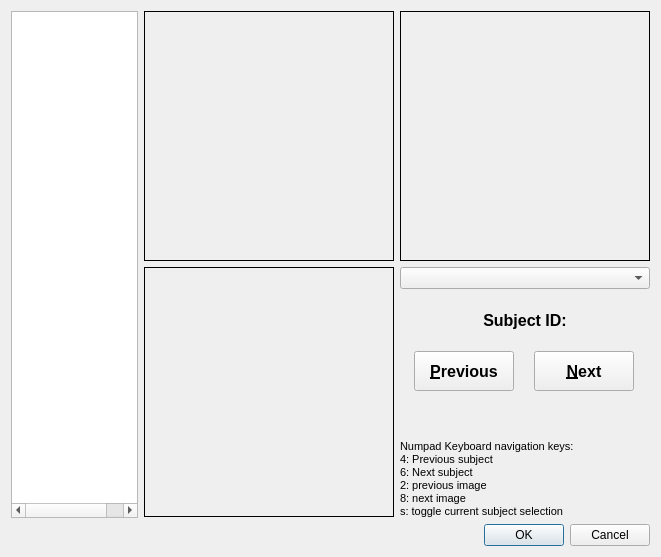
<?xml version="1.0" encoding="UTF-8"?>
<ui version="4.0">
 <class>DataInspectionDialog</class>
 <widget class="QDialog" name="DataInspectionDialog">
  <property name="windowModality">
   <enum>Qt::ApplicationModal</enum>
  </property>
  <property name="geometry">
   <rect>
    <x>0</x>
    <y>0</y>
    <width>661</width>
    <height>557</height>
   </rect>
  </property>
  <property name="windowTitle">
   <string>Dialog</string>
  </property>
  <property name="modal">
   <bool>true</bool>
  </property>
  <layout class="QVBoxLayout" name="verticalLayout_5">
   <item>
    <layout class="QHBoxLayout" name="horizontalLayout_2">
     <item>
      <widget class="QTreeWidget" name="SubjectsTree">
       <property name="minimumSize">
        <size>
         <width>125</width>
         <height>0</height>
        </size>
       </property>
       <property name="horizontalScrollBarPolicy">
        <enum>Qt::ScrollBarAsNeeded</enum>
       </property>
       <property name="editTriggers">
        <set>QAbstractItemView::NoEditTriggers</set>
       </property>
       <property name="selectionMode">
        <enum>QAbstractItemView::SingleSelection</enum>
       </property>
       <property name="selectionBehavior">
        <enum>QAbstractItemView::SelectRows</enum>
       </property>
       <property name="rootIsDecorated">
        <bool>false</bool>
       </property>
       <property name="uniformRowHeights">
        <bool>true</bool>
       </property>
       <property name="expandsOnDoubleClick">
        <bool>false</bool>
       </property>
       <property name="columnCount">
        <number>2</number>
       </property>
       <attribute name="headerVisible">
        <bool>false</bool>
       </attribute>
       <attribute name="headerDefaultSectionSize">
        <number>50</number>
       </attribute>
       <column>
        <property name="text">
         <string notr="true">1</string>
        </property>
       </column>
       <column>
        <property name="text">
         <string notr="true">2</string>
        </property>
       </column>
      </widget>
     </item>
     <item>
      <layout class="QGridLayout" name="gridLayout">
       <item row="1" column="0">
        <widget class="QFrame" name="SagittalFrame">
         <property name="minimumSize">
          <size>
           <width>250</width>
           <height>250</height>
          </size>
         </property>
         <property name="maximumSize">
          <size>
           <width>250</width>
           <height>250</height>
          </size>
         </property>
         <property name="frameShape">
          <enum>QFrame::NoFrame</enum>
         </property>
         <property name="frameShadow">
          <enum>QFrame::Raised</enum>
         </property>
         <layout class="QVBoxLayout" name="verticalLayout_3">
          <property name="spacing">
           <number>0</number>
          </property>
          <property name="leftMargin">
           <number>0</number>
          </property>
          <property name="topMargin">
           <number>0</number>
          </property>
          <property name="rightMargin">
           <number>0</number>
          </property>
          <property name="bottomMargin">
           <number>0</number>
          </property>
          <item>
           <widget class="QLabel" name="SagittalLabel">
            <property name="mouseTracking">
             <bool>true</bool>
            </property>
            <property name="frameShape">
             <enum>QFrame::Box</enum>
            </property>
            <property name="text">
             <string/>
            </property>
           </widget>
          </item>
         </layout>
        </widget>
       </item>
       <item row="0" column="0">
        <widget class="QFrame" name="AxialFrame">
         <property name="minimumSize">
          <size>
           <width>250</width>
           <height>250</height>
          </size>
         </property>
         <property name="maximumSize">
          <size>
           <width>250</width>
           <height>250</height>
          </size>
         </property>
         <property name="frameShape">
          <enum>QFrame::NoFrame</enum>
         </property>
         <property name="frameShadow">
          <enum>QFrame::Raised</enum>
         </property>
         <layout class="QVBoxLayout" name="verticalLayout_4">
          <property name="spacing">
           <number>0</number>
          </property>
          <property name="leftMargin">
           <number>0</number>
          </property>
          <property name="topMargin">
           <number>0</number>
          </property>
          <property name="rightMargin">
           <number>0</number>
          </property>
          <property name="bottomMargin">
           <number>0</number>
          </property>
          <item>
           <widget class="QLabel" name="AxialLabel">
            <property name="mouseTracking">
             <bool>true</bool>
            </property>
            <property name="frameShape">
             <enum>QFrame::Box</enum>
            </property>
            <property name="text">
             <string/>
            </property>
           </widget>
          </item>
         </layout>
        </widget>
       </item>
       <item row="0" column="1">
        <widget class="QFrame" name="CoronalFrame">
         <property name="minimumSize">
          <size>
           <width>250</width>
           <height>250</height>
          </size>
         </property>
         <property name="maximumSize">
          <size>
           <width>250</width>
           <height>250</height>
          </size>
         </property>
         <property name="frameShape">
          <enum>QFrame::NoFrame</enum>
         </property>
         <property name="frameShadow">
          <enum>QFrame::Plain</enum>
         </property>
         <layout class="QVBoxLayout" name="verticalLayout_2">
          <property name="spacing">
           <number>0</number>
          </property>
          <property name="leftMargin">
           <number>0</number>
          </property>
          <property name="topMargin">
           <number>0</number>
          </property>
          <property name="rightMargin">
           <number>0</number>
          </property>
          <property name="bottomMargin">
           <number>0</number>
          </property>
          <item>
           <widget class="QLabel" name="CoronalLabel">
            <property name="mouseTracking">
             <bool>true</bool>
            </property>
            <property name="frameShape">
             <enum>QFrame::Box</enum>
            </property>
            <property name="text">
             <string/>
            </property>
           </widget>
          </item>
         </layout>
        </widget>
       </item>
       <item row="1" column="1">
        <layout class="QVBoxLayout" name="verticalLayout">
         <item>
          <widget class="QComboBox" name="ImagesBox"/>
         </item>
         <item>
          <widget class="QLabel" name="Subject_ID_Text">
           <property name="minimumSize">
            <size>
             <width>250</width>
             <height>50</height>
            </size>
           </property>
           <property name="font">
            <font>
             <pointsize>12</pointsize>
             <weight>75</weight>
             <bold>true</bold>
            </font>
           </property>
           <property name="text">
            <string notr="true">Subject ID:</string>
           </property>
           <property name="alignment">
            <set>Qt::AlignCenter</set>
           </property>
          </widget>
         </item>
         <item>
          <layout class="QHBoxLayout" name="horizontalLayout">
           <item>
            <widget class="QPushButton" name="PreviousButton">
             <property name="sizePolicy">
              <sizepolicy hsizetype="Minimum" vsizetype="Minimum">
               <horstretch>0</horstretch>
               <verstretch>0</verstretch>
              </sizepolicy>
             </property>
             <property name="minimumSize">
              <size>
               <width>100</width>
               <height>40</height>
              </size>
             </property>
             <property name="maximumSize">
              <size>
               <width>100</width>
               <height>40</height>
              </size>
             </property>
             <property name="font">
              <font>
               <pointsize>12</pointsize>
               <weight>75</weight>
               <bold>true</bold>
              </font>
             </property>
             <property name="text">
              <string notr="true">&amp;Previous</string>
             </property>
             <property name="flat">
              <bool>false</bool>
             </property>
            </widget>
           </item>
           <item>
            <widget class="QPushButton" name="NextButton">
             <property name="sizePolicy">
              <sizepolicy hsizetype="Minimum" vsizetype="Minimum">
               <horstretch>0</horstretch>
               <verstretch>0</verstretch>
              </sizepolicy>
             </property>
             <property name="minimumSize">
              <size>
               <width>100</width>
               <height>40</height>
              </size>
             </property>
             <property name="maximumSize">
              <size>
               <width>100</width>
               <height>40</height>
              </size>
             </property>
             <property name="font">
              <font>
               <pointsize>12</pointsize>
               <weight>75</weight>
               <bold>true</bold>
              </font>
             </property>
             <property name="text">
              <string notr="true">&amp;Next</string>
             </property>
             <property name="flat">
              <bool>false</bool>
             </property>
            </widget>
           </item>
          </layout>
         </item>
         <item>
          <spacer name="verticalSpacer">
           <property name="orientation">
            <enum>Qt::Vertical</enum>
           </property>
           <property name="sizeHint" stdset="0">
            <size>
             <width>20</width>
             <height>40</height>
            </size>
           </property>
          </spacer>
         </item>
         <item>
          <widget class="QLabel" name="label">
           <property name="text">
            <string>&lt;!DOCTYPE HTML PUBLIC &quot;-//W3C//DTD HTML 4.0//EN&quot; &quot;http://www.w3.org/TR/REC-html40/strict.dtd&quot;&gt;
&lt;html&gt;&lt;head&gt;&lt;meta name=&quot;qrichtext&quot; content=&quot;1&quot; /&gt;&lt;style type=&quot;text/css&quot;&gt;
p, li { white-space: pre-wrap; }
&lt;/style&gt;&lt;/head&gt;&lt;body style=&quot; font-family:'MS Shell Dlg 2'; font-size:8.25pt; font-weight:400; font-style:normal;&quot;&gt;
&lt;p style=&quot; margin-top:0px; margin-bottom:0px; margin-left:0px; margin-right:0px; -qt-block-indent:0; text-indent:0px;&quot;&gt;&lt;span style=&quot; font-size:8pt;&quot;&gt;Numpad Keyboard navigation keys:&lt;/span&gt;&lt;/p&gt;
&lt;p style=&quot; margin-top:0px; margin-bottom:0px; margin-left:0px; margin-right:0px; -qt-block-indent:0; text-indent:0px;&quot;&gt;&lt;span style=&quot; font-size:8pt;&quot;&gt;4: Previous subject&lt;/span&gt;&lt;/p&gt;
&lt;p style=&quot; margin-top:0px; margin-bottom:0px; margin-left:0px; margin-right:0px; -qt-block-indent:0; text-indent:0px;&quot;&gt;&lt;span style=&quot; font-size:8pt;&quot;&gt;6: Next subject&lt;/span&gt;&lt;/p&gt;
&lt;p style=&quot; margin-top:0px; margin-bottom:0px; margin-left:0px; margin-right:0px; -qt-block-indent:0; text-indent:0px;&quot;&gt;&lt;span style=&quot; font-size:8pt;&quot;&gt;2: previous image&lt;/span&gt;&lt;/p&gt;
&lt;p style=&quot; margin-top:0px; margin-bottom:0px; margin-left:0px; margin-right:0px; -qt-block-indent:0; text-indent:0px;&quot;&gt;&lt;span style=&quot; font-size:8pt;&quot;&gt;8: next image&lt;/span&gt;&lt;/p&gt;
&lt;p style=&quot; margin-top:0px; margin-bottom:0px; margin-left:0px; margin-right:0px; -qt-block-indent:0; text-indent:0px;&quot;&gt;&lt;span style=&quot; font-size:8pt;&quot;&gt;s: toggle current subject selection&lt;/span&gt;&lt;/p&gt;&lt;/body&gt;&lt;/html&gt;</string>
           </property>
          </widget>
         </item>
        </layout>
       </item>
      </layout>
     </item>
    </layout>
   </item>
   <item>
    <widget class="QDialogButtonBox" name="ButtonBox">
     <property name="orientation">
      <enum>Qt::Horizontal</enum>
     </property>
     <property name="standardButtons">
      <set>QDialogButtonBox::Cancel|QDialogButtonBox::Ok</set>
     </property>
     <property name="centerButtons">
      <bool>false</bool>
     </property>
    </widget>
   </item>
  </layout>
 </widget>
 <resources/>
 <connections>
  <connection>
   <sender>ButtonBox</sender>
   <signal>rejected()</signal>
   <receiver>DataInspectionDialog</receiver>
   <slot>reject()</slot>
   <hints>
    <hint type="sourcelabel">
     <x>316</x>
     <y>260</y>
    </hint>
    <hint type="destinationlabel">
     <x>286</x>
     <y>274</y>
    </hint>
   </hints>
  </connection>
 </connections>
</ui>
